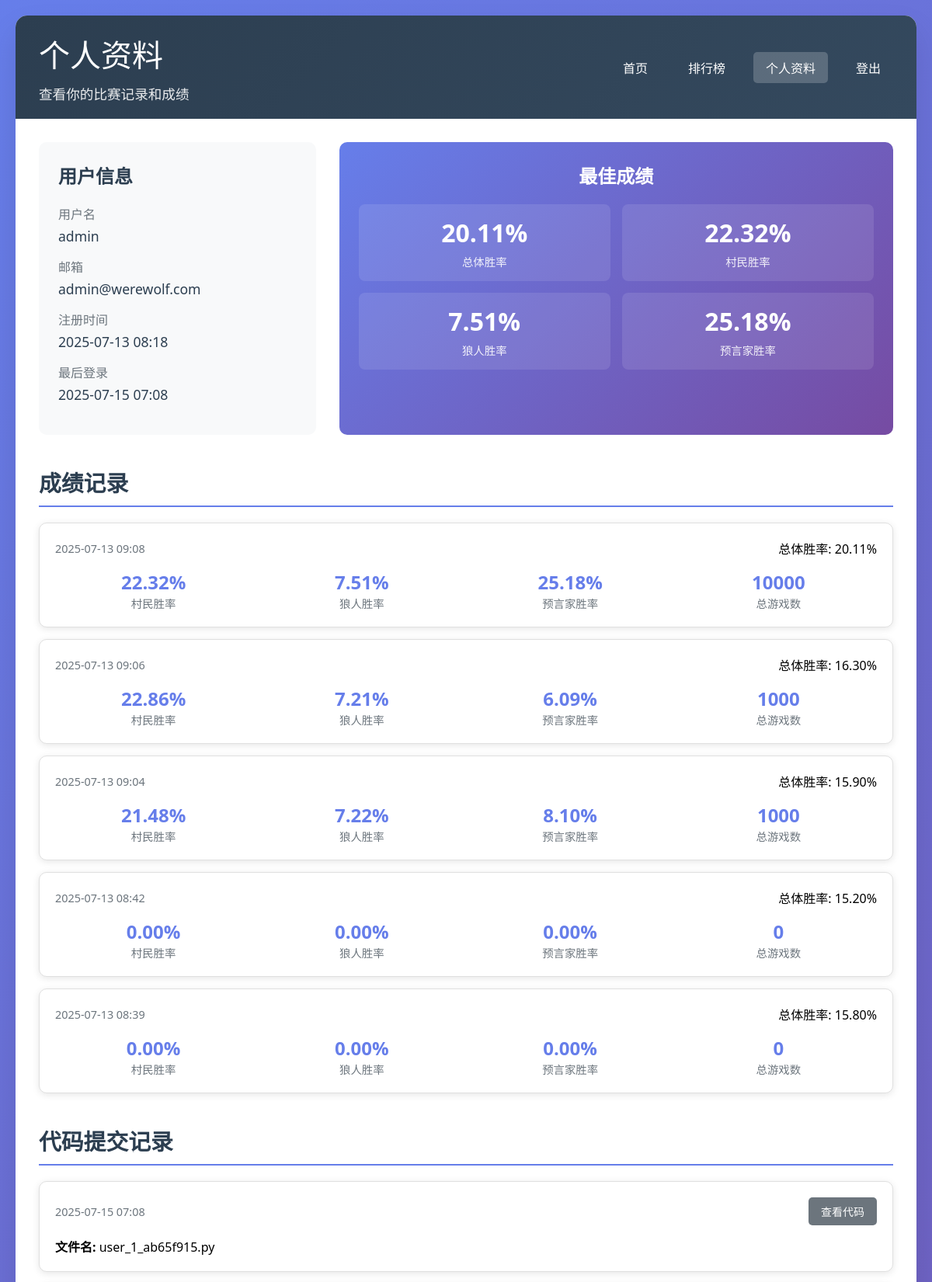
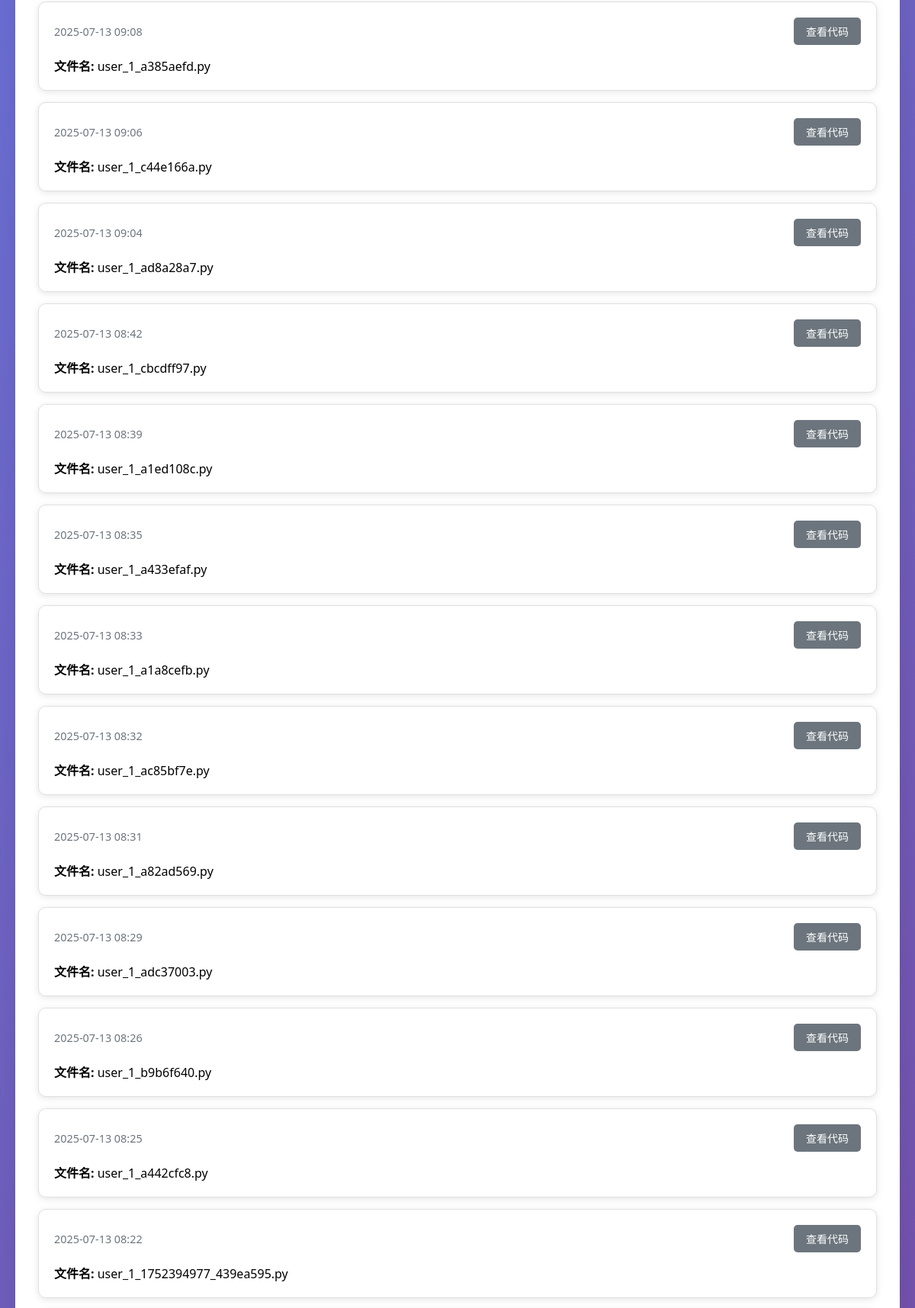
Screenshot of /profile (signed in, upper part) with the database file from the repository (2 pictures, top to bottom).
### models.py (models this page shows, shortened)
class User(UserMixin, db.Model):
    __tablename__ = 'users'
    id = db.Column(db.Integer, primary_key=True)
    username = db.Column(db.String(80), unique=True, nullable=False)
    email = db.Column(db.String(120), unique=True, nullable=False)
    password_hash = db.Column(db.String(255), nullable=False)
    created_at = db.Column(db.DateTime, default=datetime.utcnow)
    last_login = db.Column(db.DateTime)
    submissions = db.relationship('Submission', backref='user', lazy=True)
    scores = db.relationship('Score', backref='user', lazy=True)

class Score(db.Model):
    __tablename__ = 'scores'
    id = db.Column(db.Integer, primary_key=True)
    user_id = db.Column(db.Integer, db.ForeignKey('users.id'), nullable=False)
    submission_id = db.Column(db.Integer, db.ForeignKey('submissions.id'), nullable=False)
    villager_win_rate = db.Column(db.Float, default=0.0)
    wolf_win_rate = db.Column(db.Float, default=0.0)
    seer_win_rate = db.Column(db.Float, default=0.0)
    overall_win_rate = db.Column(db.Float, default=0.0)
    total_games = db.Column(db.Integer, default=0)
    villager_games = db.Column(db.Integer, default=0)
    wolf_games = db.Column(db.Integer, default=0)
    seer_games = db.Column(db.Integer, default=0)
    created_at = db.Column(db.DateTime, default=datetime.utcnow)
    submission = db.relationship('Submission', backref='scores')
    @property
    def formatted_overall_rate(self):
        return f"{self.overall_win_rate:.2%}"
    @property
    def formatted_villager_rate(self):
        return f"{self.villager_win_rate:.2%}"
    @property
    def formatted_wolf_rate(self):
        return f"{self.wolf_win_rate:.2%}"
    @property
    def formatted_seer_rate(self):
        return f"{self.seer_win_rate:.2%}"

class Submission(db.Model):
    __tablename__ = 'submissions'
    id = db.Column(db.Integer, primary_key=True)
    user_id = db.Column(db.Integer, db.ForeignKey('users.id'), nullable=False)
    filename = db.Column(db.String(255), nullable=False)
    code_content = db.Column(db.Text, nullable=False)
    submitted_at = db.Column(db.DateTime, default=datetime.utcnow)
    is_active = db.Column(db.Boolean, default=True)  # 是否为当前活跃版本

### app.py (the view)
@app.route('/profile')
@login_required
def profile():
    submissions = Submission.query.filter_by(user_id=current_user.id).order_by(Submission.submitted_at.desc()).all()
    scores = Score.query.filter_by(user_id=current_user.id).order_by(Score.created_at.desc()).all()
    best_score = Score.query.filter_by(user_id=current_user.id).order_by(Score.overall_win_rate.desc()).first()
    return render_template('profile.html',
                         user=current_user,
                         submissions=submissions,
                         scores=scores,
                         best_score=best_score)

### app.py (called while the page is built)
@login_manager.user_loader
def load_user(user_id):
    return User.query.get(int(user_id))

### templates/profile.html (shortened to what this page needs)
<!DOCTYPE html>
<html lang="zh-CN">
<head>
</head>
<body>
    <div class="container">
        <div class="header">
            <div class="header-content">
                <div class="header-left">
                    <h1>个人资料</h1>
                    <p>查看你的比赛记录和成绩</p>
                </div>
                <div class="nav-menu">
                    <a href="{{ url_for('index') }}" class="nav-link">首页</a>
                    <a href="{{ url_for('leaderboard') }}" class="nav-link">排行榜</a>
                    <a href="{{ url_for('profile') }}" class="nav-link active">个人资料</a>
                    <a href="{{ url_for('logout') }}" class="nav-link">登出</a>
                </div>
            </div>
        </div>
        <div class="main-content">
            <div class="profile-section">
                <div class="user-info">
                    <h3>用户信息</h3>
                    <div class="info-item">
                        <div class="info-label">用户名</div>
                        <div class="info-value">{{ user.username }}</div>
                    </div>
                    <div class="info-item">
                        <div class="info-label">邮箱</div>
                        <div class="info-value">{{ user.email }}</div>
                    </div>
                    <div class="info-item">
                        <div class="info-label">注册时间</div>
                        <div class="info-value">{{ user.created_at.strftime('%Y-%m-%d %H:%M') }}</div>
                    </div>
                    <div class="info-item">
                        <div class="info-label">最后登录</div>
                        <div class="info-value">
                            {% if user.last_login %}
                                {{ user.last_login.strftime('%Y-%m-%d %H:%M') }}
                            {% else %}
                                从未登录
                            {% endif %}
                        </div>
                    </div>
                </div>
                <div class="best-score">
                    <h3>最佳成绩</h3>
                    {% if best_score %}
                        <div class="score-grid">
                            <div class="score-item">
                                <div class="score-value">{{ best_score.formatted_overall_rate }}</div>
                                <div class="score-label">总体胜率</div>
                            </div>
                            <div class="score-item">
                                <div class="score-value">{{ best_score.formatted_villager_rate }}</div>
                                <div class="score-label">村民胜率</div>
                            </div>
                            <div class="score-item">
                                <div class="score-value">{{ best_score.formatted_wolf_rate }}</div>
                                <div class="score-label">狼人胜率</div>
                            </div>
                            <div class="score-item">
                                <div class="score-value">{{ best_score.formatted_seer_rate }}</div>
                                <div class="score-label">预言家胜率</div>
                            </div>
                        </div>
                    {% else %}
                        <p>暂无成绩记录</p>
                    {% endif %}
                </div>
            </div>
            <div class="scores-section">
                <h2 class="section-title">成绩记录</h2>
                {% if scores %}
                    {% for score in scores %}
                        <div class="score-card">
                            <div class="score-header">
                                <div class="score-date">{{ score.created_at.strftime('%Y-%m-%d %H:%M') }}</div>
                                <div class="score-overall">总体胜率: {{ score.formatted_overall_rate }}</div>
                            </div>
                            <div class="score-rates">
                                <div class="rate-item">
                                    <div class="rate-value">{{ score.formatted_villager_rate }}</div>
                                    <div class="rate-label">村民胜率</div>
                                </div>
                                <div class="rate-item">
                                    <div class="rate-value">{{ score.formatted_wolf_rate }}</div>
                                    <div class="rate-label">狼人胜率</div>
                                </div>
                                <div class="rate-item">
                                    <div class="rate-value">{{ score.formatted_seer_rate }}</div>
                                    <div class="rate-label">预言家胜率</div>
                                </div>
                                <div class="rate-item">
                                    <div class="rate-value">{{ score.total_games }}</div>
                                    <div class="rate-label">总游戏数</div>
                                </div>
                            </div>
                        </div>
                    {% endfor %}
                {% else %}
                    <div class="empty-state">
                        <h3>暂无成绩记录</h3>
                        <p>提交你的第一个智能体代码来获得成绩！</p>
                        <a href="{{ url_for('index') }}" class="btn btn-primary">开始编程</a>
                    </div>
                {% endif %}
            </div>
            <div class="submissions-section">
                <h2 class="section-title">代码提交记录</h2>
                {% if submissions %}
                    {% for submission in submissions %}
                        <div class="submission-card">
                            <div class="submission-header">
                                <div class="submission-date">{{ submission.submitted_at.strftime('%Y-%m-%d %H:%M') }}</div>
                                <div class="submission-actions">
                                    <button class="btn btn-secondary" onclick="viewCode({{ submission.id }})">查看代码</button>
                                </div>
                            </div>
                            <div class="submission-info">
                                <strong>文件名:</strong> {{ submission.filename }}
                            </div>
                        </div>
                    {% endfor %}
                {% else %}
                    <div class="empty-state">
                        <h3>暂无提交记录</h3>
                        <p>提交你的第一个智能体代码！</p>
                        <a href="{{ url_for('index') }}" class="btn btn-primary">开始编程</a>
                    </div>
                {% endif %}
            </div>
        </div>
    </div>
</body>
</html>

### templates/profile.html (style rules this page uses)
* { margin: 0; padding: 0; box-sizing: border-box; }
body { font-family: 'Segoe UI', Tahoma, Geneva, Verdana, sans-serif; background: linear-gradient(135deg, #667eea 0%, #764ba2 100%); min-height: 100vh; padding: 20px; }
.container { max-width: 1200px; margin: 0 auto; background: white; border-radius: 15px; box-shadow: 0 20px 40px rgba(0,0,0,0.1); overflow: hidden; }
.header { background: linear-gradient(135deg, #2c3e50 0%, #34495e 100%); color: white; padding: 20px 30px; }
.header-content { display: flex; justify-content: space-between; align-items: center; }
.header-left h1 { font-size: 2.5em; margin-bottom: 10px; font-weight: 300; }
.header-left p { font-size: 1.1em; opacity: 0.9; }
.nav-menu { display: flex; gap: 20px; }
.nav-link { color: white; text-decoration: none; padding: 8px 16px; border-radius: 5px; transition: all 0.3s ease; font-weight: 500; }
.nav-link.active { background: rgba(255,255,255,0.2); }
.main-content { padding: 30px; }
.profile-section { display: grid; grid-template-columns: 1fr 2fr; gap: 30px; margin-bottom: 40px; }
.user-info { background: #f8f9fa; border-radius: 10px; padding: 25px; }
.user-info h3 { color: #2c3e50; margin-bottom: 20px; font-size: 1.5em; }
.info-item { margin-bottom: 15px; }
.info-label { font-weight: 500; color: #6c757d; margin-bottom: 5px; }
.info-value { color: #2c3e50; font-size: 1.1em; }
.best-score { background: linear-gradient(135deg, #667eea 0%, #764ba2 100%); color: white; border-radius: 10px; padding: 25px; text-align: center; }
.best-score h3 { margin-bottom: 20px; font-size: 1.5em; }
.score-grid { display: grid; grid-template-columns: repeat(2, 1fr); gap: 15px; }
.score-item { background: rgba(255,255,255,0.1); border-radius: 8px; padding: 15px; }
.score-value { font-size: 2em; font-weight: bold; margin-bottom: 5px; }
.score-label { font-size: 0.9em; opacity: 0.9; }
.section-title { color: #2c3e50; margin-bottom: 20px; font-size: 1.8em; border-bottom: 2px solid #667eea; padding-bottom: 10px; }
.scores-section, .submissions-section { margin-bottom: 40px; }
.score-card, .submission-card { background: white; border: 1px solid #e0e0e0; border-radius: 10px; padding: 20px; margin-bottom: 15px; box-shadow: 0 2px 10px rgba(0,0,0,0.1); }
.score-header, .submission-header { display: flex; justify-content: space-between; align-items: center; margin-bottom: 15px; }
.score-date, .submission-date { color: #6c757d; font-size: 0.9em; }
.score-rates { display: grid; grid-template-columns: repeat(4, 1fr); gap: 15px; }
.rate-item { text-align: center; }
.rate-value { font-size: 1.5em; font-weight: bold; color: #667eea; }
.rate-label { font-size: 0.9em; color: #6c757d; }
.submission-actions { display: flex; gap: 10px; }
.btn { padding: 8px 16px; border: none; border-radius: 5px; cursor: pointer; font-size: 14px; font-weight: 500; transition: all 0.3s ease; text-decoration: none; display: inline-block; }
.btn-secondary { background: #6c757d; color: white; }

### rows the page displays
User: username "admin", email "admin@werewolf.com", created_at "2025-07-13 08:18", last_login "2025-07-15 07:08"
Score: formatted_overall_rate "20.11%", formatted_villager_rate "22.32%", formatted_wolf_rate "7.51%", formatted_seer_rate "25.18%", created_at "2025-07-13 09:08", total_games "10000"
Score: created_at "2025-07-13 09:06", formatted_overall_rate "16.30%", formatted_villager_rate "22.86%", formatted_wolf_rate "7.21%", formatted_seer_rate "6.09%", total_games "1000"
Score: created_at "2025-07-13 09:04", formatted_overall_rate "15.90%", formatted_villager_rate "21.48%", formatted_wolf_rate "7.22%", formatted_seer_rate "8.10%", total_games "1000"
Score: created_at "2025-07-13 08:42", formatted_overall_rate "15.20%", formatted_villager_rate "0.00%", formatted_wolf_rate "0.00%", formatted_seer_rate "0.00%", total_games "0"
Score: created_at "2025-07-13 08:39", formatted_overall_rate "15.80%", formatted_villager_rate "0.00%", formatted_wolf_rate "0.00%", formatted_seer_rate "0.00%", total_games "0"
Submission: submitted_at "2025-07-15 07:08", filename "user_1_ab65f915.py"
Submission: submitted_at "2025-07-13 09:08", filename "user_1_a385aefd.py"
Submission: submitted_at "2025-07-13 09:06", filename "user_1_c44e166a.py"
Submission: submitted_at "2025-07-13 09:04", filename "user_1_ad8a28a7.py"
Submission: submitted_at "2025-07-13 08:42", filename "user_1_cbcdff97.py"
Submission: submitted_at "2025-07-13 08:39", filename "user_1_a1ed108c.py"
Submission: submitted_at "2025-07-13 08:35", filename "user_1_a433efaf.py"
Submission: submitted_at "2025-07-13 08:33", filename "user_1_a1a8cefb.py"
Submission: submitted_at "2025-07-13 08:32", filename "user_1_ac85bf7e.py"
Submission: submitted_at "2025-07-13 08:31", filename "user_1_a82ad569.py"
Submission: submitted_at "2025-07-13 08:29", filename "user_1_adc37003.py"
Submission: submitted_at "2025-07-13 08:26", filename "user_1_b9b6f640.py"
Submission: submitted_at "2025-07-13 08:25", filename "user_1_a442cfc8.py"
Submission: submitted_at "2025-07-13 08:22", filename "user_1_1752394977_439ea595.py"
